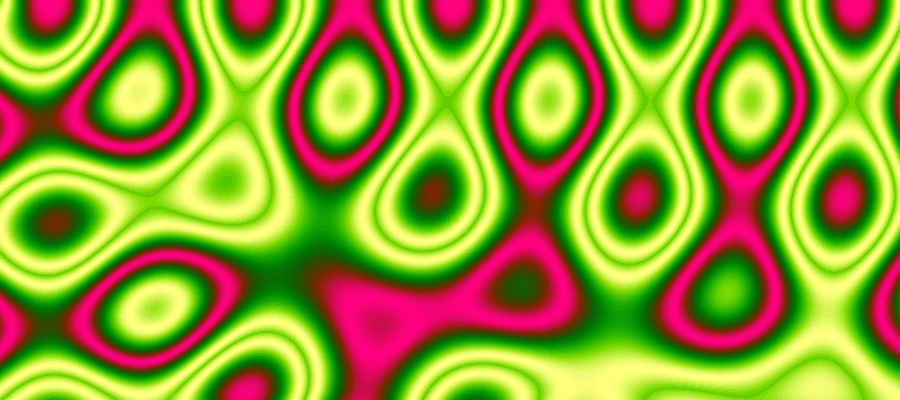
Frame 1 (no input)
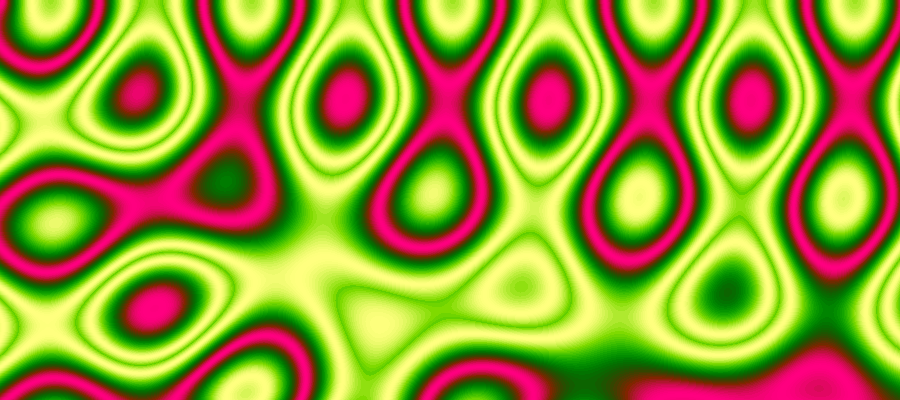
Frame 60 (the mouse pressed at the canvas centre just before this capture)
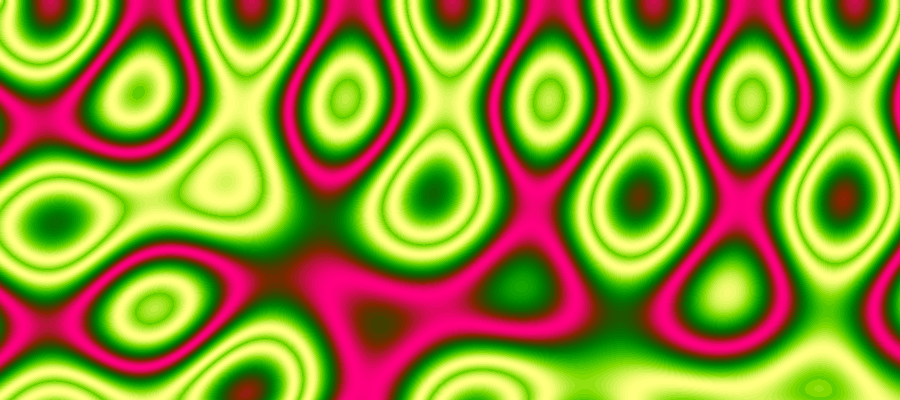
Frame 120 (the mouse held since frame 60 and released just before this capture)

The Processing sketch that drew these frames (run headless with seeded random() and noise(); from frame 60 on, the mouse is pressed at the canvas centre):

// Processing sketch: processing_10148
// ── processing_10148.pde

/**
 * Table lookup Plasma Demo Effect
 * by luis2048. 
 * 
 * Cycles of changing colours warped to give an illusion 
 * of liquid, organic movement.Colors are the sum of sine 
 * functions stored in array lookup tables to make this the fastest 
 * plasma in all the land. Palette lookup from Zsolt Minier
 *
 */

int pal []=new int [128];
int[] cls;

void setup(){
  size(900, 400);
  float s1,s2;
  for (int i=0;i<128;i++) {
    s1=sin(i*PI/25);
    s2=sin(i*PI/50+PI/4);
    pal[i]=color(128+s1*128,128+s2*128,s1*128);
  }

  cls = new int[width*height];
  for (int x = 0; x < width; x++)
  {
    for (int y = 0; y < height; y++)
    {
      cls[x+y*width] = (int)((127.5 + +(127.5 * sin(x / 32.0)))+ (127.5 + +(127.5 * cos(y / 32.0))) + (127.5 + +(127.5 * sin(sqrt((x * x + y * y)) / 32.0)))  ) / 4;
    }
  }
}

void draw()
{
  loadPixels();
  for (int pixelCount = 0; pixelCount < cls.length; pixelCount++)
  {                    
    pixels[pixelCount] =  pal[(cls[pixelCount] + frameCount)&127];
  }
  updatePixels();  
}
